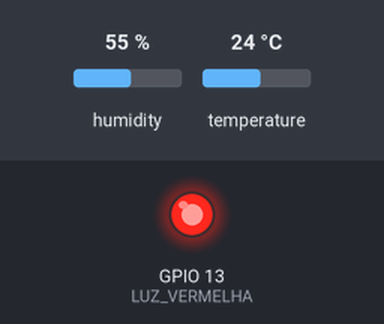
Simulated run of this sketch. Board: ESP32. Shown: output pins drawn as LEDs (lit = HIGH). Inputs (shaded band) come from the test bench; at power-on: humidity 55 %, temperature 24 °C. WiFi joins after 1.5 s; servers stay silent unless stated; uploads are accepted with an empty reply; the local clock reads 2024-03-15 10:24:30 at power-on unless the sketch sets it; what the sketch prints to the serial monitor is not drawn.

Above: at 1.85 s.
At 4.6 s:
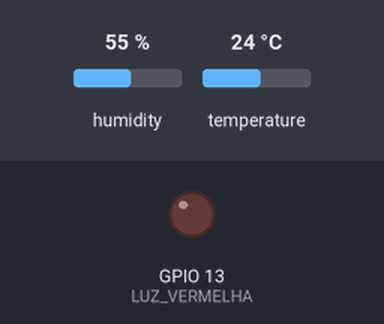
Timing chart, 0 to 8.7 s (numbered marks = the images above):
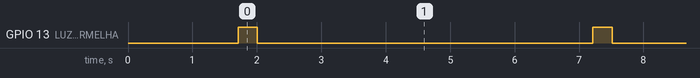

The sketch:

firmware.ino
```cpp
#include <Arduino.h>
#include <WiFi.h>
#include <HTTPClient.h>
#include <DHT.h>
#include <ArduinoJson.h>
#include <time.h>

const char* FIREBASE_HOST = "https://esp32senaiproject-default-rtdb.firebaseio.com";
const char* FIREBASE_AUTH = "3dqpBR60YSlO1XObXGNmlCTPrg3USattpXuLkcKb";
String devicePath = "/devices/esp32-lab-001/readings";

const char* WIFI_SSID = "Wokwi-GUEST";
const char* WIFI_PASSWORD = "";

const char* NTP_SERVER = "pool.ntp.org";
const char* TZ_INFO = "<-03>3";

#define DHTPIN 4
#define DHTTYPE DHT22
DHT sensor(DHTPIN, DHTTYPE);

#define LUZ_VERMELHA 13

void setup() {
  Serial.begin(115200);
  pinMode(LUZ_VERMELHA, OUTPUT);

  sensor.begin();

  WiFi.begin(WIFI_SSID, WIFI_PASSWORD);
  Serial.print("Conectando ao WiFi");
  while (WiFi.status() != WL_CONNECTED) {
    delay(500);
    Serial.print(".");
  }
  Serial.println("\nWiFi conectado!");

  configTime(0, 0, NTP_SERVER);
  setenv("TZ", TZ_INFO, 1);
  tzset();

  Serial.print("Sincronizando hora");
  while (time(nullptr) < 1672531200) {
      delay(500);
      Serial.print(".");
  }
  Serial.println("\nHora sincronizada!");
}

void loop() {
  if (WiFi.status() == WL_CONNECTED) {
    float humidade = sensor.readHumidity();
    float temperatura = sensor.readTemperature();

    if (isnan(humidade) || isnan(temperatura)) {
      Serial.println("Erro leitura do DHT!");
      delay(2000);
      return;
    }

    time_t ts = time(nullptr);

    StaticJsonDocument<256> jsonDoc;
    jsonDoc["temperature"] = temperatura;
    jsonDoc["humidity"] = humidade;
    jsonDoc["ts"] = ts;

    String json;
    serializeJson(jsonDoc, json);

    String url = String(FIREBASE_HOST) + devicePath + ".json?auth=" + FIREBASE_AUTH;

    HTTPClient http;
    http.begin(url);
    http.addHeader("Content-Type", "application/json");

    int httpResponseCode = http.POST(json);

    if (httpResponseCode > 0) {
      Serial.print("✅ Enviado: ");
      Serial.println(json);
    } else {
      Serial.print("❌ Erro envio: ");
      Serial.println(http.errorToString(httpResponseCode).c_str());
    }

    http.end();

    digitalWrite(LUZ_VERMELHA, HIGH);
    delay(300);
    digitalWrite(LUZ_VERMELHA, LOW);

  } else {
    Serial.println("WiFi desconectado!");
  }

  delay(5000);
}
```

Measured:
- by itself, GPIO 13 (LUZ_VERMELHA): alternates HIGH for 0.30 s and LOW for 5.2 s
